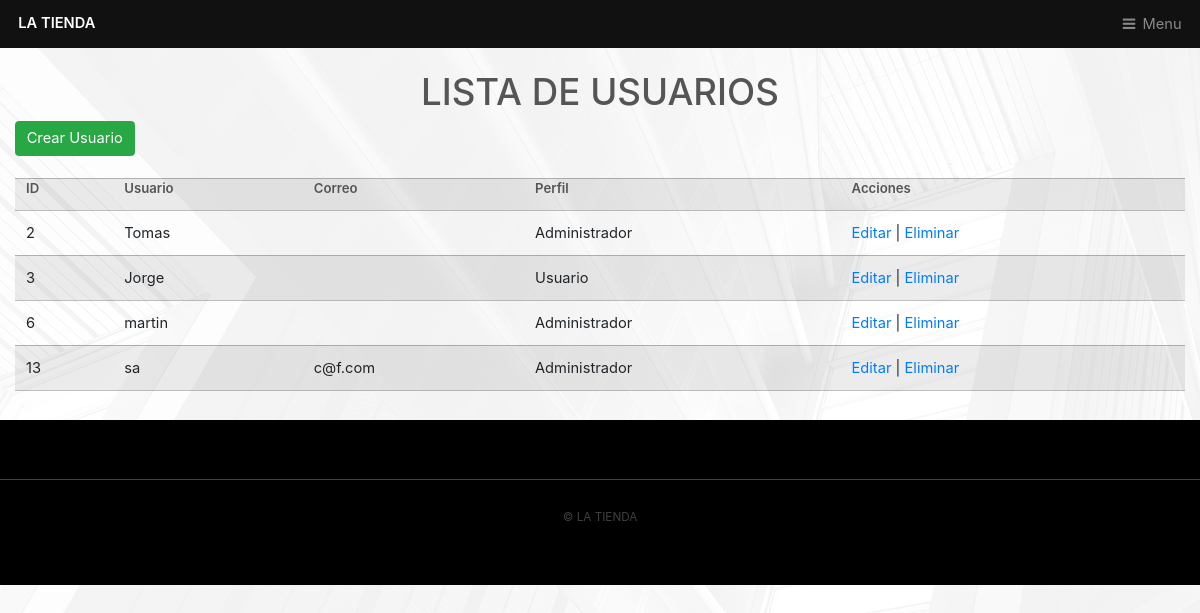
/_admin/lista_usuarios.php, run on the app's committed database.
### tables this page shows
CREATE TABLE `usuario` (
  `idUsuario` int(10) UNSIGNED NOT NULL,
  `usuario_nombre` varchar(15) NOT NULL,
  `password` varchar(15) NOT NULL,
  `tipoUsuario` int(11) DEFAULT NULL,
  `Imagen` int(11) NOT NULL,
  `nombre` varchar(50) NOT NULL,
  `apellido` varchar(50) NOT NULL,
  `email` varchar(70) NOT NULL
);

CREATE TABLE `perfil` (
  `idPerfil` int(10) UNSIGNED NOT NULL,
  `nombre` varchar(15) DEFAULT NULL
);

### _admin/lista_usuarios.php (the view, shortened to what this page needs)
<!DOCTYPE html>
<html lang="en" dir="ltr">
  <head>
  </head>
  <body>
    <?php require_once('../inc/headerCMS.php'); ?>
    <section id="container">
    <br>
      <h1 style="text-align: center">Lista de Usuarios </h1>
      <div class="mx-3">
      <a href="registro_usuario.php" class="btn btn-success" role="button">Crear Usuario</a>
      </div>
      <br>
<div class="col-lg-12">
      <table>
        <tr>
          <th>ID</th>
          <th>Usuario</th>
          <th>Correo</th>
          <th>Perfil</th>
          <th>Acciones</th>
        </tr>
        <?php
        $query = "SELECT idUsuario, usuario.usuario_nombre, usuario.email, perfil.nombre
                  FROM usuario
                  INNER JOIN perfil ON usuario.tipoUsuario = perfil.idPerfil
                  ORDER BY idUsuario ASC";
        $usuarios = $con->query($query);
        $count = $usuarios->rowCount();
        if($count <> 0){
          while ($data = $usuarios->fetch(PDO::FETCH_NUM)) {?>
            <tr>
              <td><?php echo $data[0]; ?></td>
              <td><?php echo $data[1]; ?></td>
              <td><?php echo $data[2]; ?></td>
              <td><?php echo $data[3]; ?></td>
              <td>
                <a class="link_edit" href="editar_usuario.php?id=<?php echo $data[0]; ?>">Editar</a>
                <?php
                  if($data[0] != 1){
                 ?>
                |
                <a class="link_delete" href="eliminar_confirmar_usuario.php?id=<?php echo $data[0]; ?>">Eliminar</a>
                <?php } ?>
              </td>
            </tr>
            <?php
          }
        }
         ?>
      </table>
</div>
    </section>
  </body>
  <?php include "inc/footer.php" ?>
</html>

### data on the page
usuario: idUsuario "2", usuario_nombre "Tomas", perfil.nombre "Administrador"
usuario: idUsuario "3", usuario_nombre "Jorge", perfil.nombre "Usuario"
usuario: idUsuario "6", usuario_nombre "martin", perfil.nombre "Administrador"
usuario: idUsuario "13", usuario_nombre "sa", email "c@f.com", perfil.nombre "Administrador"
